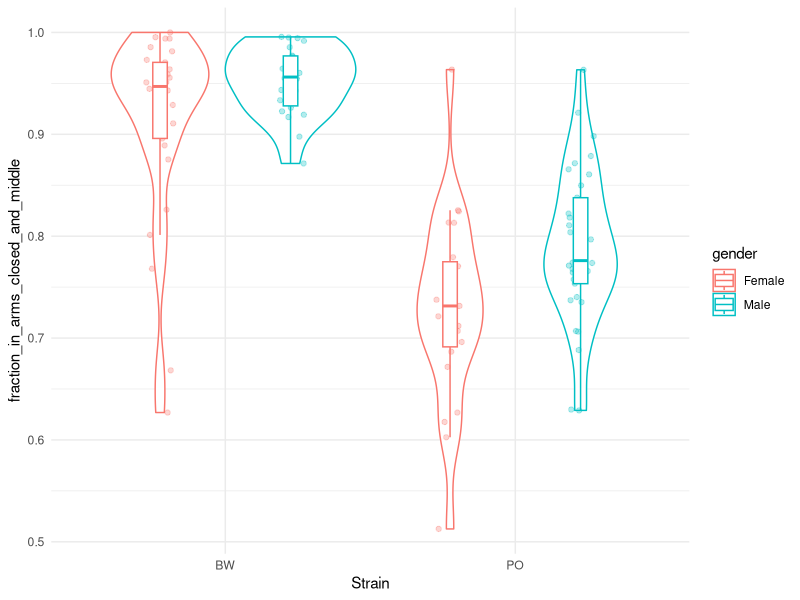
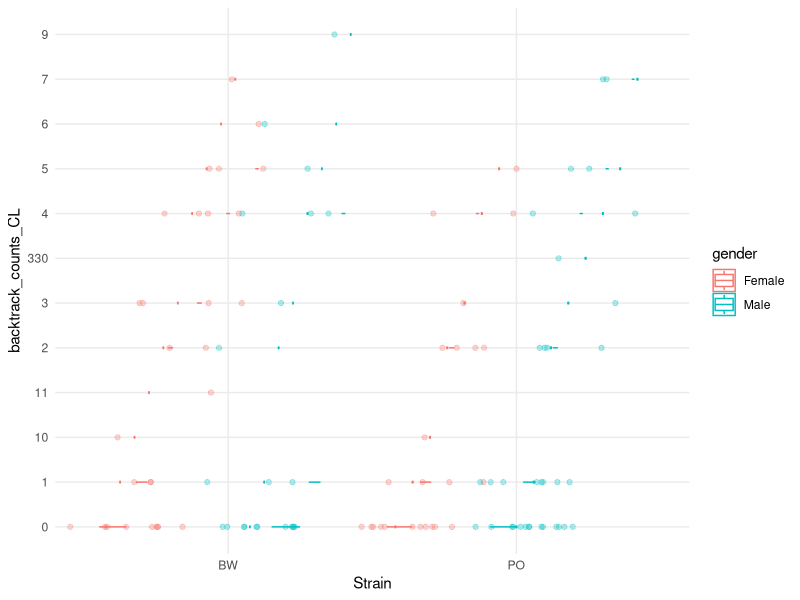
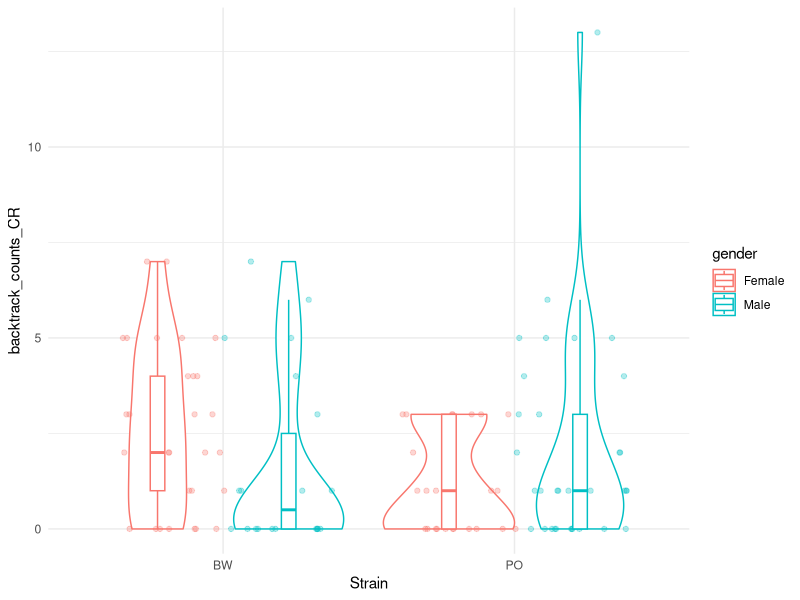
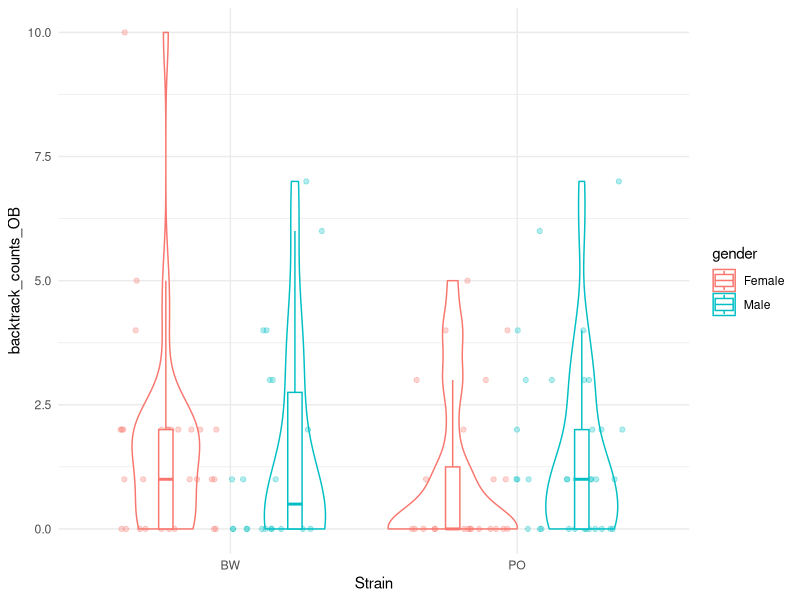
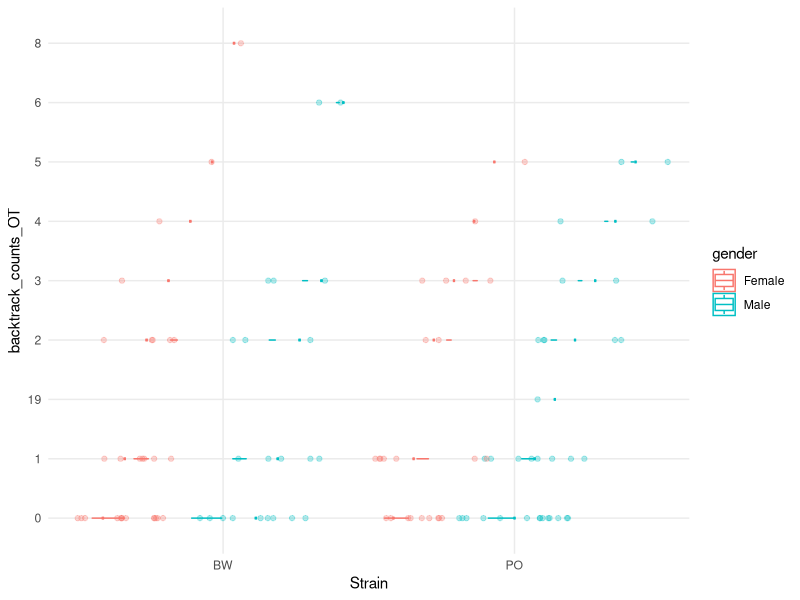
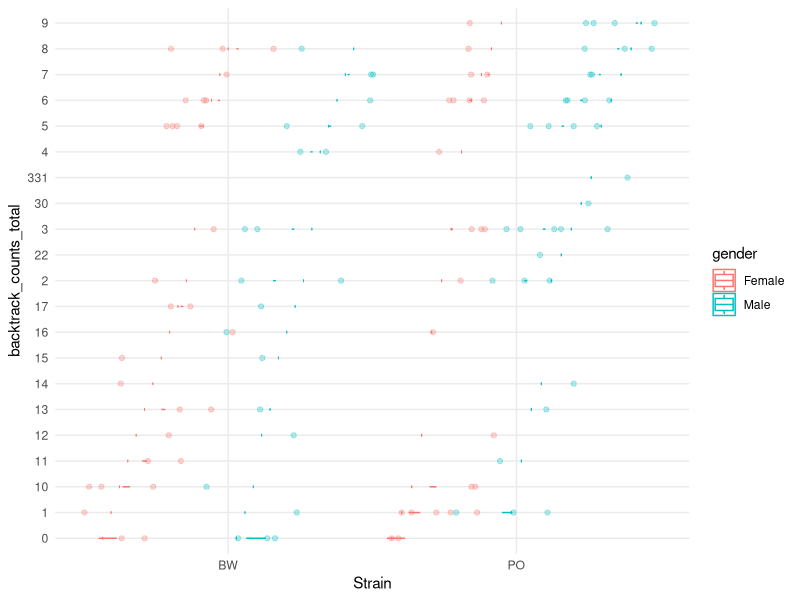
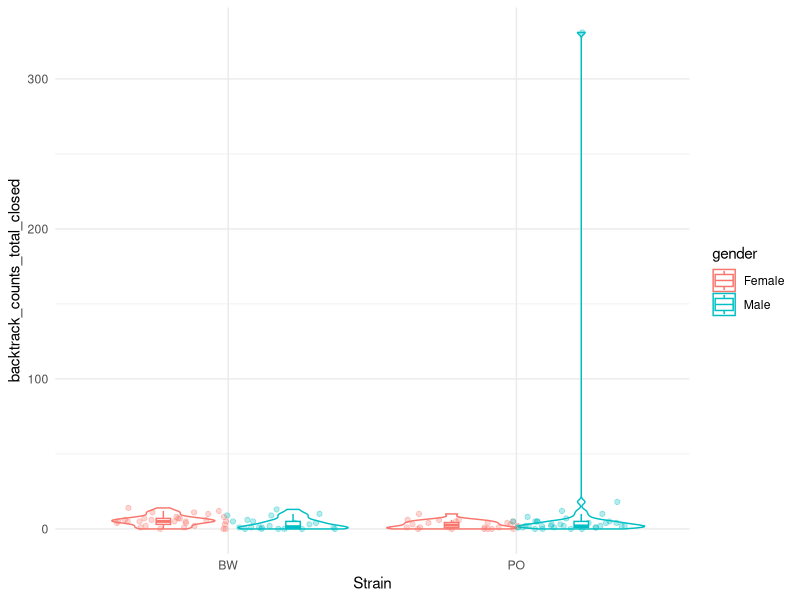
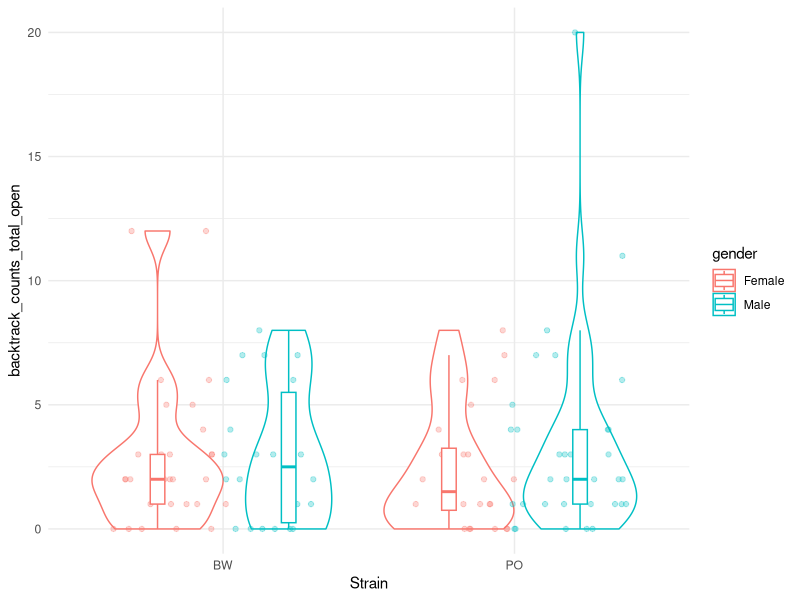

Source code (R) for these figures, in order: (Note: this script raises an error after producing the figures.)
## ---- chunk 1
library(ggplot2)
library(dplyr)
library(tidyr)
library(grid)
library(gridExtra)
## ---- chunk 2
# setwd("~/Desktop/mice_behavior_capstone/process_data/results")
df <- read.csv('all_the_data.csv')
df$count  = 1 

df <- df %>% filter(mouse_details_sex %in% c('F', 'M')) %>%
             mutate(gender = if_else(mouse_details_sex == 'F', 'Female', 'Male'))

df$mouse_details_strain <- factor(df$mouse_details_strain, levels = c('BW', 'PO', 'BWPOF1', 'BWPOF2'))
## ---- chunk 3
col_names = colnames(df[c(6:220)])
## ---- chunk 4
df2 <- df %>% filter(mouse_details_strain %in% c('BW', 'PO'))
is.na(df2) <- df2==''

var = 'fraction_in_arms_closed_and_middle'

dodge <- position_dodge(width = .9)
ggplot(df2, aes_string(x = 'mouse_details_strain', y= var, color = 'gender')) + 
        geom_violin() + 
        geom_point(alpha = .3, position = position_jitterdodge(jitter.width = 0.1, dodge.width = 0.9), width  = .1 ) +
        geom_boxplot(width=0.1,  outlier.colour=NA, position = dodge) +
        theme_minimal() + 
        xlab("Strain") + 
        ylab(var) +
        theme(plot.title = element_text(hjust = 0.5))

t.test(fraction_in_arms_closed_and_middle ~ mouse_details_strain, data = df2)
#ggsave('plots/boxplt_closedAndMid.pdf')
## ---- chunk 5
vio_plot <- function(var){
  
  dodge <- position_dodge(width = .9)
  p<- ggplot(df2, aes_string(x = 'mouse_details_strain', y= var, color = 'gender')) + 
          geom_violin() + 
          geom_point(alpha = .3, position = position_jitterdodge(), width  = .1 ) +
          geom_boxplot(width=0.1,  outlier.colour=NA, position = dodge) +
          theme_minimal() + 
          xlab("Strain") + 
          ylab(var) +
          theme(plot.title = element_text(hjust = 0.5))
  
  print(p)
  
  # ggsave(paste('violin_plots/',var, '.pdf',sep = ''))
  
}
## ---- chunk 6
cols <- Filter(function(x) !any(grepl("mouse_details", x)), colnames(df))               
rem <- c("X", "inner_directory", "count", "gender")
cols <- cols[which(!cols %in% rem)]
## ---- chunk 7
for(i in cols){
  vio_plot(i)
}
## ---- chunk 8
df3 <- df %>% filter(mouse_details_strain %in% c('BW', 'PO'))
  is.na(df3) <- df3==''
  
df3 <- df3 %>%
  select(active_fraction_CL, mouse_details_strain) %>%
  filter(!is.na(df3[, 'active_fraction_CL']))

## ---- chunk 9
vio_plot2 <- function(var){
  df3 <- df %>% filter(mouse_details_strain %in% c('BW', 'PO'))
  is.na(df3) <- df3==''
  
  df3 <- df3 %>%
    select(var, mouse_details_strain) %>%
    filter(!is.na(df3[, var]))
  
  p <- position_dodge(width = .9)
ggplot(df2, aes_string(x = 'mouse_details_strain', y= var, color = 'gender')) + 
        geom_violin() + 
        geom_point(alpha = .3, position = position_jitterdodge(jitter.width = 0.1, dodge.width = 0.9), width  = .1 ) +
        geom_boxplot(width=0.1,  outlier.colour=NA, position = dodge) +
        theme_minimal() + 
        xlab("Strain") + 
        ylab(var) +
        theme(plot.title = element_text(hjust = 0.5))
  
  print(p)
  
  # ggsave(paste('violin_plots/',var, '.pdf',sep = ''))
  # t.test( ~ mouse_details_strain, data = df2)
  t.test(df3[, var] ~ df3[, 'mouse_details_strain'])
}
## ---- chunk 10
# for(i in cols){
#   print(i)
#   vio_plot2(i)
# }fraction_in_arms_closed_and_middle
vio_plot2('fraction_in_arms_closed_and_middle')
